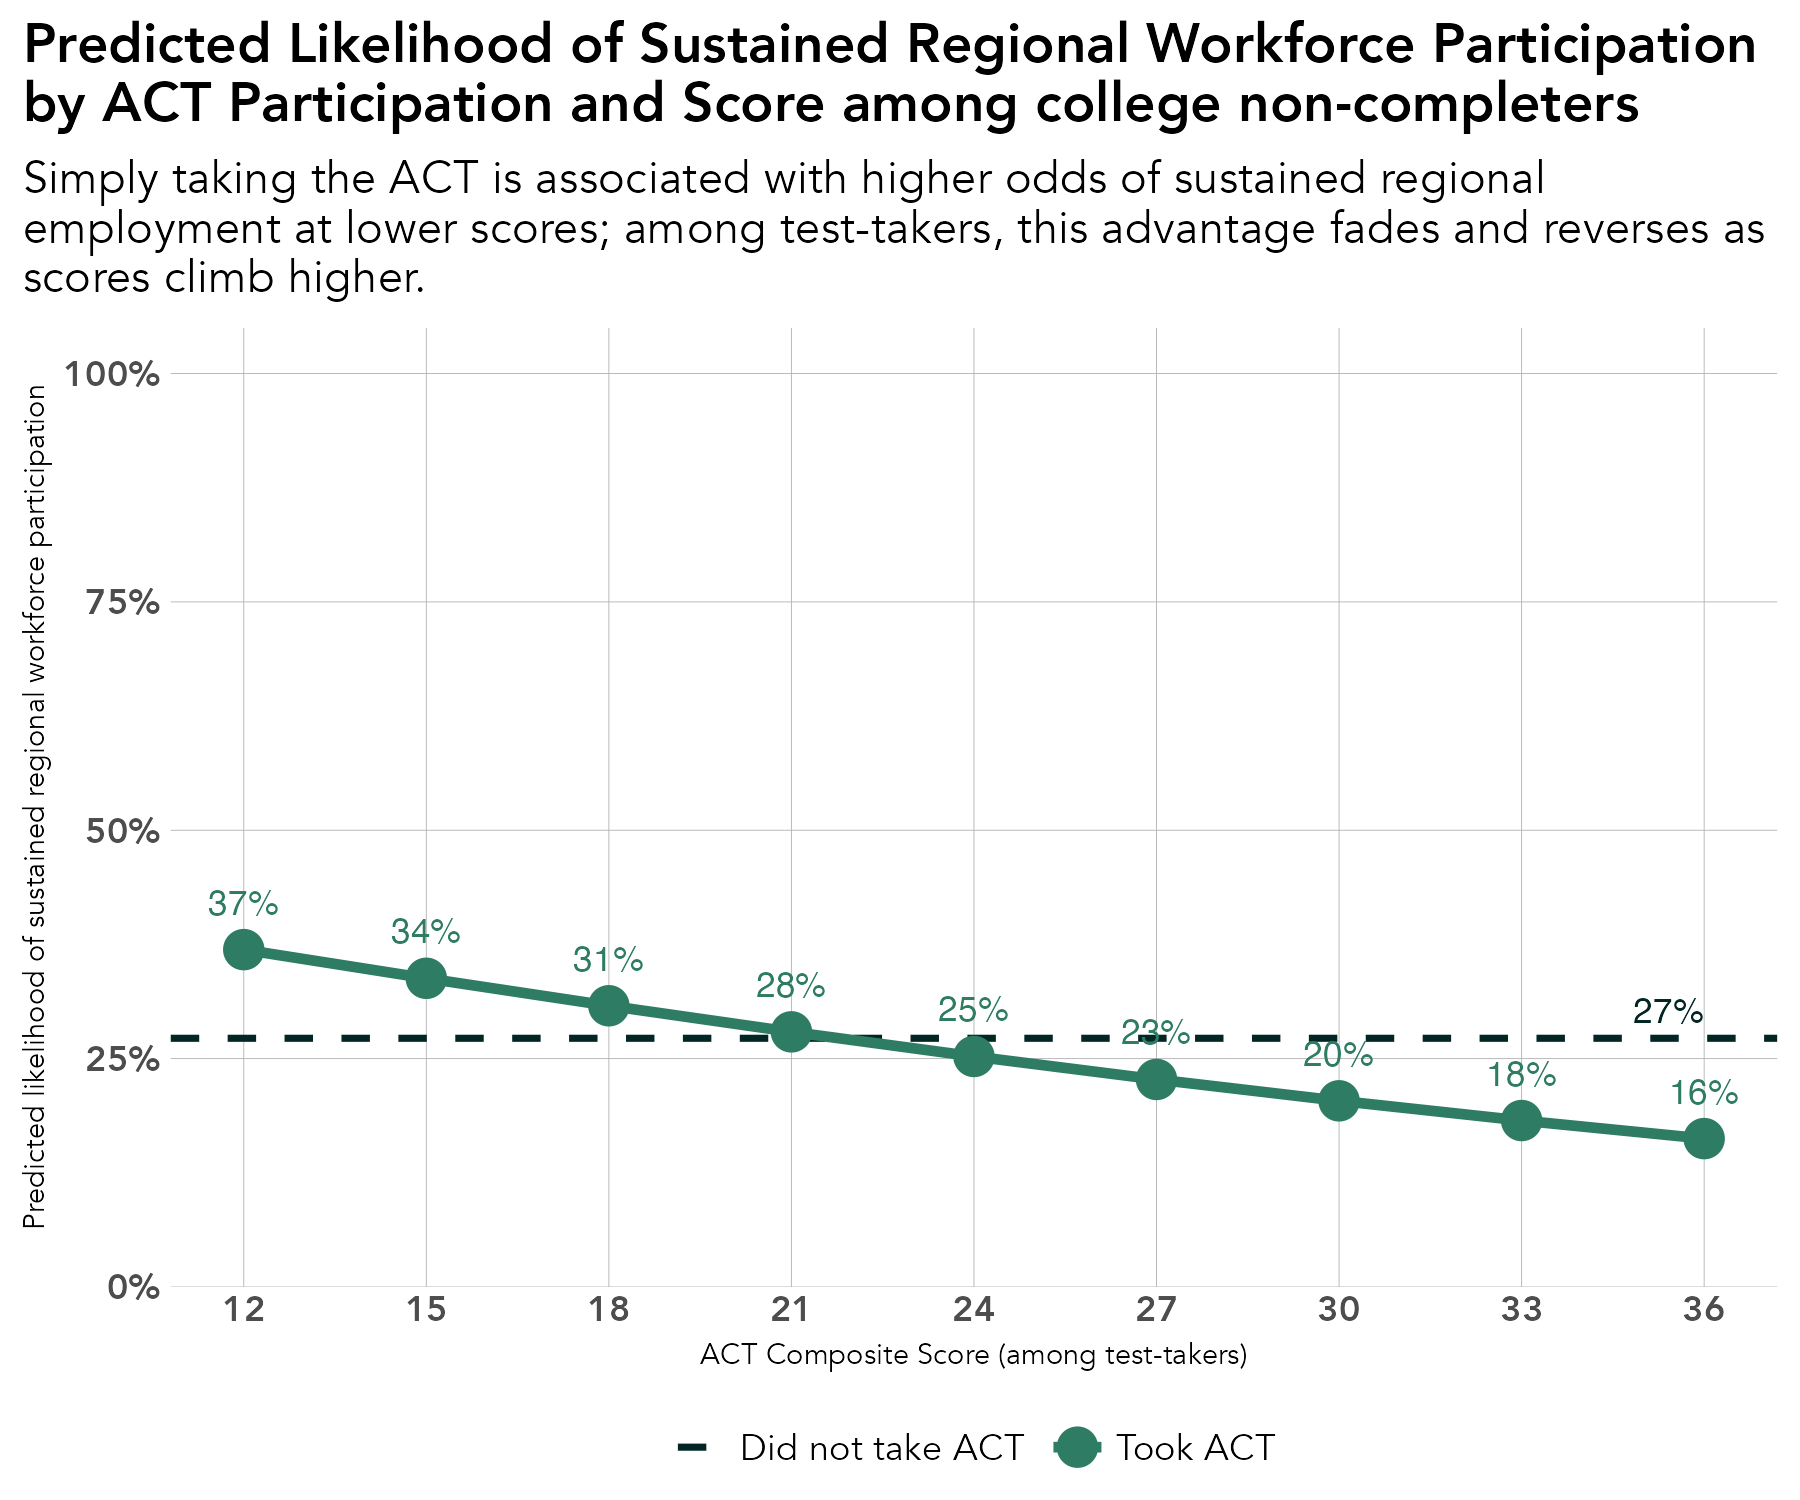

R code for this plot:
# library -----------------------------------------------------------------
library(tidyverse)
library(sf)
library(ggrepel)
library(scales)
library(ggiraph)
library(rmapshaper)
library(cowplot)
library(RColorBrewer)
library(readxl)
library(lubridate)
library(readxl)
library(systemfonts)
reset_font_cache()
library(ggtext)
library(janitor)
library(cowplot)


rm(list = ls())

# themes ------------------------------------------------------------------
theme_bar <- theme_bw() +
  theme(panel.grid.major = element_line(color = "grey70", size = 0.1),
        panel.grid.minor = element_blank(),
        axis.ticks = element_blank(),
        axis.text = element_text(face = "bold"),
        panel.border = element_blank(),
        legend.background = element_rect(fill = "transparent", color = "transparent"),
        legend.key = element_rect(fill = "transparent"),
        legend.key.size = unit(1, "lines"),
        legend.margin = margin(0,0,0,0),
        legend.title = element_blank(),
        legend.text = element_text(margin = margin(l = 2)),
        text = element_text(family = "Avenir") ,
        plot.title.position = "plot",
        plot.title = element_text(face = "bold"))

theme_line <- theme_bw() +
  theme(legend.background = element_rect(fill = "transparent", color = "transparent"),
        legend.key = element_rect(fill = "transparent"),
        legend.text = element_text(margin = margin(l = 2)),
        panel.grid.minor = element_blank(),
        panel.grid.major = element_line(color = "grey70", size = 0.1),
        axis.ticks = element_blank(),
        axis.text = element_text(face = "bold"),
        panel.border = element_blank(),
        legend.margin = margin(0,0,0,0),
        legend.key.size = unit(1, "lines"),
        text = element_text(family = "Avenir") ,
        plot.title.position = "plot",
        plot.title = element_text(face = "bold"))


theme_sf <- theme_bw() +
  theme(axis.text.x=element_blank(),
        axis.text.y=element_blank(),
        axis.ticks=element_blank(),
        panel.background = element_blank(),
        panel.grid.major = element_line(color = "white"),
        panel.border = element_blank(),
        legend.title = element_blank(),
        legend.text = element_text(margin = margin(l = 2)),
        legend.margin = margin(0,0,0,0),
        legend.key.size = unit(1, "lines"),
        text = element_text(family = "Avenir") ,
        plot.title.position = "plot",
        plot.title = element_text(face = "bold"))

regions <- read_csv("/Users/kellyasche/Library/CloudStorage/GoogleDrive-kasche@ruralmn.org/My Drive/Data Prep/R Projects/Join docs/county_regions.csv") %>%
  select(5,6) %>%
  unique() %>%
  mutate(edr = str_replace(edr, "  ", " "),
         planning.region = str_replace(planning.region, " Minnesota", ""),
         planning.region = fct_relevel(planning.region, "Northwest", "Northeast", "Central", "Seven County Mpls-St Paul", "Southwest", "Southeast"),
         edr = fct_relevel(edr, "EDR 1 - Northwest", "EDR 2 - Headwaters", "EDR 3 - Arrowhead", "EDR 4 - West Central", "EDR 5 - North Central", "EDR 6E- Southwest Central", "EDR 6W- Upper Minnesota Valley", "EDR 7E- East Central", "EDR 7W- Central", "EDR 8 - Southwest", "EDR 9 - South Central", "EDR 10 - Southeast", "EDR 11 - 7 County Twin Cities", "Minnesota"))

counties.regions <- read_csv("/Users/kellyasche/Library/CloudStorage/GoogleDrive-kasche@ruralmn.org/My Drive/Data Prep/R Projects/Join docs/county_regions.csv") %>%
  mutate(countyfp = formatC(countyfp, width = 3, flag = "0"),
         Name = str_to_title(Name),
         Name = str_replace(Name, "Q", "q"),
         Name = str_replace(Name, "Of The", "of the"),
         Name = str_replace(Name, "Mcleod", "McLeod"),
         Dem_Desc = ifelse(Name == "Minnesota", "Minnesota", Dem_Desc) ,
         edr = str_replace(edr, "  ", " "),
         planning.region = str_replace(planning.region, " Minnesota", ""),
         planning.region = fct_relevel(planning.region, "Northwest", "Northeast", "Central", "Seven County Mpls-St Paul", "Southwest", "Southeast"),
         edr = fct_relevel(edr, "EDR 1 - Northwest", "EDR 2 - Headwaters", "EDR 3 - Arrowhead", "EDR 4 - West Central", "EDR 5 - North Central", "EDR 6E- Southwest Central", "EDR 6W- Upper Minnesota Valley", "EDR 7E- East Central", "EDR 7W- Central", "EDR 8 - Southwest", "EDR 9 - South Central", "EDR 10 - Southeast", "EDR 11 - 7 County Twin Cities", "Minnesota"))

color.ruca <- c("Entirely rural" = "#009933", "Town/rural mix" = "#99CC33", "Urban/town/rural mix" = "#CC9966", "Entirely urban" = "#754C29", "Minnesota" = "black")

color.pr <- c("Northwest" = "#4575b4","Northeast" = "grey", "Central" = "#fee090", "Seven County Mpls-St Paul" = "#d73027", "Southwest" = "#91bfdb", "Southeast" = "#fc8d59", "Minnesota" = "black")

color.edr <- c("EDR 1 - Northwest" = "#b3cde3", "EDR 2 - Headwaters" = "#8c96c6", "EDR 3 - Arrowhead" = "#fe9929", "EDR 4 - West Central" = "#8856a7", "EDR 5 - North Central" = "#810f7c", "EDR 6E- Southwest Central" = "#e5f5f9", "EDR 6W- Upper Minnesota Valley" = "#bdc9e1", "EDR 7E- East Central" = "#99d8c9", "EDR 7W- Central" = "#2ca25f", "EDR 8 - Southwest" = "#74a9cf", "EDR 9 - South Central" = "#0570b0", "EDR 10 - Southeast" = "#d7301f", "EDR 11 - 7 County Twin Cities" = "#d8b365", "Minnesota" = "black")

color.pr.edr <- c ("Northwest" = "#4575b4","Northeast" = "#e0f3f8", "Central" = "#fee090", "Seven County Mpls-St Paul" = "#d73027", "Southwest" = "#91bfdb", "Southeast" = "#fc8d59", "Minnesota" = "black", "EDR 1 - Northwest" = "#b3cde3", "EDR 2 - Headwaters" = "#8c96c6", "EDR 3 - Arrowhead" = "#fe9929", "EDR 4 - West Central" = "#8856a7", "EDR 5 - North Central" = "#810f7c", "EDR 6E- Southwest Central" = "#e5f5f9", "EDR 6W- Upper Minnesota Valley" = "#bdc9e1", "EDR 7E- East Central" = "#99d8c9", "EDR 7W- Central" = "#2ca25f", "EDR 8 - Southwest" = "#74a9cf", "EDR 9 - South Central" = "#0570b0", "EDR 10 - Southeast" = "#d7301f", "EDR 11 - 7 County Twin Cities" = "#d8b365")

color.six <- c("#009933", "#4575b4", "grey", "#fee090", "#fc8d59", "#d73027")

mn_counties <- st_read("/Users/kellyasche/Library/CloudStorage/GoogleDrive-kasche@ruralmn.org/My Drive/Data Prep/R Projects/Shapefiles/County shapefiles/MNCounties_MNDOT.shp", quiet = TRUE) %>%
  ms_simplify(keep = .01, keep_shapes = TRUE) %>%
  rename("countyfp" = "FIPS_CODE")

primary_colors <- c("#012623", "#2E7C63", "#8B601F", "#9B3F24", "grey")

alt_colors     <- c("#012623", "#9B3F24", "#E6A762", "#8B601F", "#222222")

expanded_colors <- c("#012623",   # Deep Field Green
                     "#9B3F24",   # Earth Red
                     "#2E7C63",   # Community Green
                     "#E6A762",   # Warm Accent
                     "#8B601F",   # Heritage Brown
                     "#0F5952",   # Secondary Green
                     "#222222",   # Dark Neutral
                     "grey")      # Light-mid neutral


# Prep data ---------------------------------------------------------------

original <- read_csv("Data/SLEDS/Masters/Master-report-dataset.csv")

master.model.5 <- original %>%
  filter(ps.grad == "No",
         grad.year > 2010,
         grad.year <= 2020) %>%
  select(PersonID, Gender, RaceEthnicity, economic.status, SpecialEdStatus, english.learner, Dem_Desc, range.school, avg.wages.pct.state, avg.unemp.rate, pseo.participant, cte.achievement, took.ACT, ACTCompositeScore, sat.taken, ap.exam, grad.year.5) %>%
  filter(grad.year.5 != "After 2023",
         grad.year.5 != "Attending ps",
         !is.na(pseo.participant)) %>%
  mutate(grad.year.5 = ifelse(grad.year.5 %in% c("Meaningful emp region", "Meaningful emp County", "Meaningful emp EDR"), "Sustained WF - NE", grad.year.5),
         grad.year.5 = str_replace(grad.year.5, "Not meaningful, not attending ps", "Non-sustained WF"),
         grad.year.5 = str_replace(grad.year.5, "Meaningful emp MN", "Sustained WF - MN"),
         grad.year.5 = str_replace(grad.year.5, ", not attending ps", ""),
         grad.year.5 = ifelse(grad.year.5 == "Sustained WF - NE", 1, 0),
         Gender = fct_relevel(Gender, "M"),
         RaceEthnicity = fct_relevel(RaceEthnicity, "White"),
         economic.status = as.character(economic.status),
         economic.status = fct_relevel(economic.status, "0"),
         SpecialEdStatus = as.character(SpecialEdStatus),
         SpecialEdStatus = fct_relevel(SpecialEdStatus, "0"),
         english.learner = as_factor(english.learner),
         english.learner = fct_relevel(english.learner, "0"),
         Dem_Desc = fct_relevel(Dem_Desc, "Entirely rural"),
         range.school = fct_relevel(range.school, "Non-range school"),
         took.ACT = fct_relevel(took.ACT, "No"),
         ACTCompositeScore.filled = ifelse(is.na(ACTCompositeScore), 0, ACTCompositeScore),
         ap.exam = as_factor(ap.exam),
         ap.exam = fct_relevel(ap.exam, "0"),
         sat.taken = as_factor(sat.taken),
         sat.taken = fct_relevel(sat.taken, "0"),
         cte.achievement = fct_relevel(cte.achievement, "No CTE"),
         pseo.participant = as.character(pseo.participant),
         pseo.participant = fct_relevel(pseo.participant, "0"))


model3 <- glm(
  grad.year.5 ~
    RaceEthnicity +
    economic.status +
    SpecialEdStatus +
    Gender +
    english.learner +
    Dem_Desc +
    range.school +
    avg.wages.pct.state +
    avg.unemp.rate +
    pseo.participant +
    took.ACT +
    ACTCompositeScore.filled +
    ap.exam +
    sat.taken +
    cte.achievement,
  family = binomial,
  data = master.model.5
)


# ---- Organizational color palette ----
color_baseline <- "#012623"  # Deep Field Green
color_highlight <- "#2E7C63" # Community Green

library(tidyverse)
library(scales)

# ---- Organizational color palette ----
color_baseline <- "#012623"  # Deep Field Green
color_highlight <- "#2E7C63" # Community Green

# ---- Compute the ACT curve directly from the fitted model ----

act_scores <- seq(12, 36, by = 3)

act_curve <- tibble(
  score = act_scores,
  pct = map_dbl(act_scores, function(s) {
    d <- master.model.5
    d$took.ACT <- "Yes"
    d$ACTCompositeScore.filled <- s
    mean(predict(model3, newdata = d, type = "response"))
  })
)

no_act_data <- master.model.5
no_act_data$took.ACT <- "No"
no_act_data$ACTCompositeScore.filled <- 0
no_act_pct <- mean(predict(model3, newdata = no_act_data, type = "response"))

# ---- ACT line chart, with a proper legend ----

ggplot(act_curve, aes(x = score, y = pct)) +
  geom_hline(aes(yintercept = no_act_pct, color = "Did not take ACT"), 
             linetype = "dashed", linewidth = 0.8) +
  annotate("text", x = max(act_scores), y = no_act_pct + 0.03,
           label = percent(no_act_pct, accuracy = 1),
           color = color_baseline, size = 3, hjust = 1) +
  geom_line(aes(color = "Took ACT"), linewidth = 1.2) +
  geom_point(aes(color = "Took ACT"), size = 4) +
  geom_text(aes(label = percent(pct, accuracy = 1)), vjust = -1.4, size = 3, color = color_highlight) +
  scale_color_manual(
    name = NULL,
    values = c("Did not take ACT" = color_baseline, "Took ACT" = color_highlight),
    breaks = c("Did not take ACT", "Took ACT")
  ) +
  scale_y_continuous(labels = percent, limits = c(0, 1), 
                     expand = expansion(mult = c(0, 0.05))) +
  scale_x_continuous(breaks = act_scores) +
  labs(
    x = "ACT Composite Score (among test-takers)",
    y = "Predicted likelihood of sustained regional workforce participation",
    title = "Predicted Likelihood of Sustained Regional Workforce Participation\nby ACT Participation and Score among college non-completers",
    subtitle = "Simply taking the ACT is associated with higher odds of sustained regional\nemployment at lower scores; among test-takers, this advantage fades and reverses as\nscores climb higher." ) +
  theme_bar +
  theme(legend.position = "bottom",
        axis.title = element_text(size = 7))

ggsave(filename = "Charts/Draft 5/sustained-wf-region-act.pdf", device = cairo_pdf, dpi = "print", width = 6, height = 5)

ggsave(filename = "Charts/Draft 5/sustained-wf-region-act.png", dpi = "print", width = 6, height = 5)
